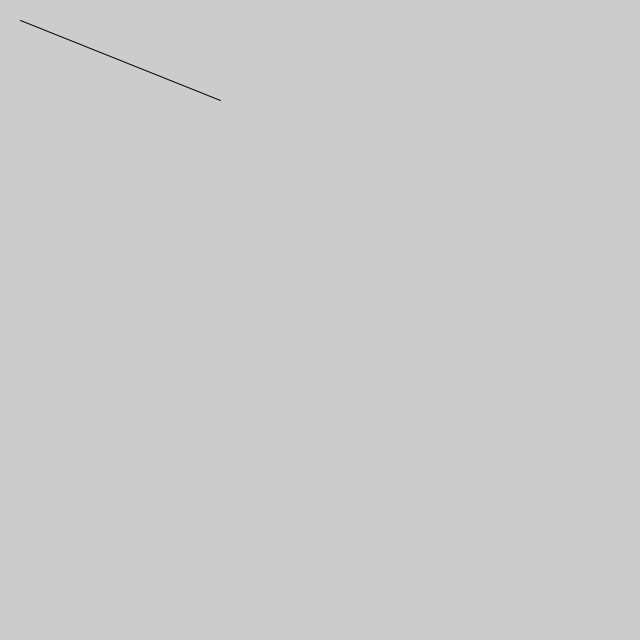
Frame 1 (no input)
Frame 60 (the mouse pressed at the canvas centre just before this capture): identical to frame 1, image omitted
Frame 120 (the mouse held since frame 60 and released just before this capture): identical to frame 1, image omitted

The Processing sketch that drew this single still picture (run headless with seeded random() and noise(); from frame 60 on, the mouse is pressed at the canvas centre):

// Processing sketch: sketch_170328_example516
// ── sketch_170328_example516.pde
/*
* 初期処理
* 初回のみ実行
*/
void setup() {
  size(640, 640);
}

/*
* 描写処理
* 実行中は繰返し実行
*/
void draw() {
  background(204);
  line(20, 20, 220, 100); 
  if (keyPressed && (key == 'A' || key == 'a')) {
    line(220, 20, 20, 100);
  }
}
